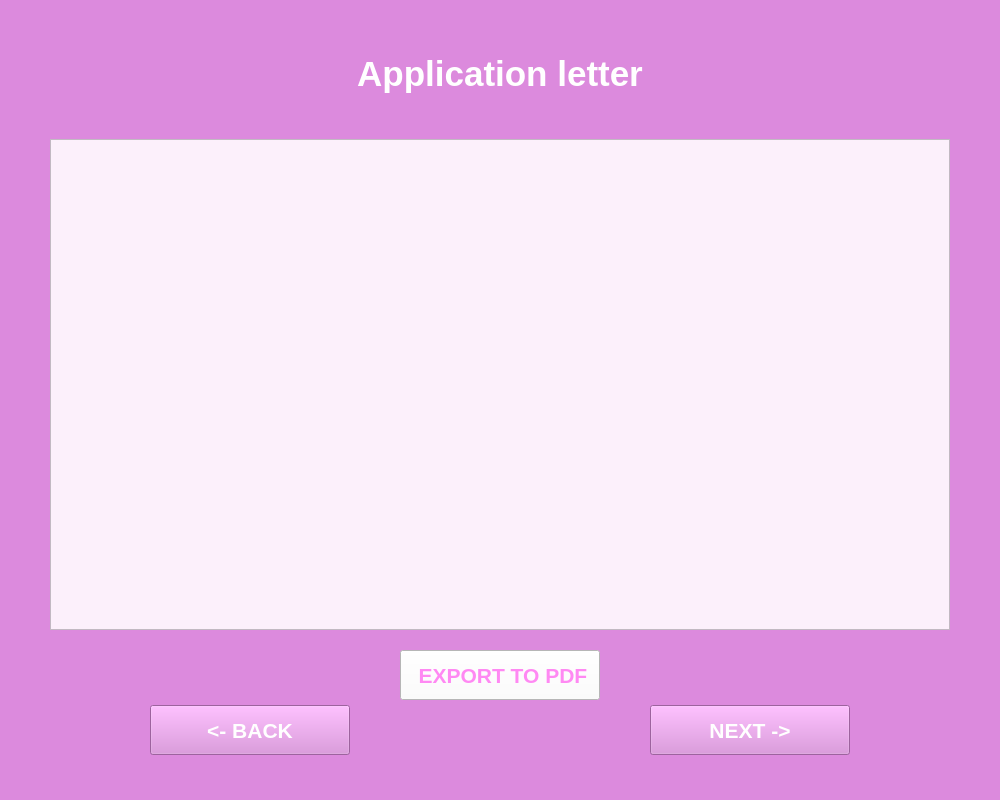
<?xml version="1.0" encoding="UTF-8"?>
<ui version="4.0">
 <class>Window_5_Application_Letter</class>
 <widget class="QMainWindow" name="Window_5_Application_Letter">
  <property name="geometry">
   <rect>
    <x>0</x>
    <y>0</y>
    <width>1000</width>
    <height>800</height>
   </rect>
  </property>
  <property name="windowTitle">
   <string>LazyApp</string>
  </property>
  <property name="styleSheet">
   <string notr="true">background-color: rgb(220, 138, 221);</string>
  </property>
  <widget class="QWidget" name="centralwidget">
   <widget class="QTextBrowser" name="Appl_letter_title">
    <property name="geometry">
     <rect>
      <x>0</x>
      <y>50</y>
      <width>1000</width>
      <height>60</height>
     </rect>
    </property>
    <property name="autoFillBackground">
     <bool>true</bool>
    </property>
    <property name="styleSheet">
     <string notr="true">color: rgb(255, 255, 255);</string>
    </property>
    <property name="frameShape">
     <enum>QFrame::NoFrame</enum>
    </property>
    <property name="frameShadow">
     <enum>QFrame::Plain</enum>
    </property>
    <property name="lineWidth">
     <number>0</number>
    </property>
    <property name="html">
     <string>&lt;!DOCTYPE HTML PUBLIC &quot;-//W3C//DTD HTML 4.0//EN&quot; &quot;http://www.w3.org/TR/REC-html40/strict.dtd&quot;&gt;
&lt;html&gt;&lt;head&gt;&lt;meta name=&quot;qrichtext&quot; content=&quot;1&quot; /&gt;&lt;meta charset=&quot;utf-8&quot; /&gt;&lt;style type=&quot;text/css&quot;&gt;
p, li { white-space: pre-wrap; }
hr { height: 1px; border-width: 0; }
li.unchecked::marker { content: &quot;\2610&quot;; }
li.checked::marker { content: &quot;\2612&quot;; }
&lt;/style&gt;&lt;/head&gt;&lt;body style=&quot; font-family:'Segoe UI'; font-size:9pt; font-weight:400; font-style:normal;&quot;&gt;
&lt;p align=&quot;center&quot; style=&quot; margin-top:0px; margin-bottom:0px; margin-left:0px; margin-right:0px; -qt-block-indent:0; text-indent:0px;&quot;&gt;&lt;span style=&quot; font-size:26pt; font-weight:700;&quot;&gt;Application letter&lt;/span&gt;&lt;/p&gt;&lt;/body&gt;&lt;/html&gt;</string>
    </property>
   </widget>
   <widget class="QPushButton" name="Appl_letter_next_button">
    <property name="geometry">
     <rect>
      <x>650</x>
      <y>705</y>
      <width>200</width>
      <height>50</height>
     </rect>
    </property>
    <property name="font">
     <font>
      <pointsize>16</pointsize>
      <bold>true</bold>
     </font>
    </property>
    <property name="styleSheet">
     <string notr="true">color: rgb(255, 255, 255);</string>
    </property>
    <property name="text">
     <string>NEXT -&gt;</string>
    </property>
   </widget>
   <widget class="QPlainTextEdit" name="Appl_letter_space">
    <property name="geometry">
     <rect>
      <x>50</x>
      <y>139</y>
      <width>900</width>
      <height>491</height>
     </rect>
    </property>
    <property name="styleSheet">
     <string notr="true">background-color: rgb(252, 240, 251);</string>
    </property>
    <property name="plainText">
     <string/>
    </property>
    <property name="overwriteMode">
     <bool>true</bool>
    </property>
    <property name="backgroundVisible">
     <bool>false</bool>
    </property>
    <property name="centerOnScroll">
     <bool>false</bool>
    </property>
   </widget>
   <widget class="QPushButton" name="Appl_letter_back_button">
    <property name="geometry">
     <rect>
      <x>150</x>
      <y>705</y>
      <width>200</width>
      <height>50</height>
     </rect>
    </property>
    <property name="font">
     <font>
      <pointsize>16</pointsize>
      <bold>true</bold>
     </font>
    </property>
    <property name="styleSheet">
     <string notr="true">color: rgb(255, 255, 255);</string>
    </property>
    <property name="text">
     <string>&lt;- BACK</string>
    </property>
   </widget>
   <widget class="QPushButton" name="Appl_letter_export_button">
    <property name="geometry">
     <rect>
      <x>400</x>
      <y>650</y>
      <width>200</width>
      <height>50</height>
     </rect>
    </property>
    <property name="font">
     <font>
      <pointsize>16</pointsize>
      <bold>true</bold>
     </font>
    </property>
    <property name="styleSheet">
     <string notr="true">background-color: rgb(255, 255, 255);
color: rgb(255, 137, 243);</string>
    </property>
    <property name="text">
     <string> EXPORT TO PDF</string>
    </property>
   </widget>
  </widget>
  <widget class="QMenuBar" name="menubar">
   <property name="geometry">
    <rect>
     <x>0</x>
     <y>0</y>
     <width>1000</width>
     <height>22</height>
    </rect>
   </property>
  </widget>
  <widget class="QStatusBar" name="statusbar"/>
 </widget>
 <resources/>
 <connections/>
</ui>
